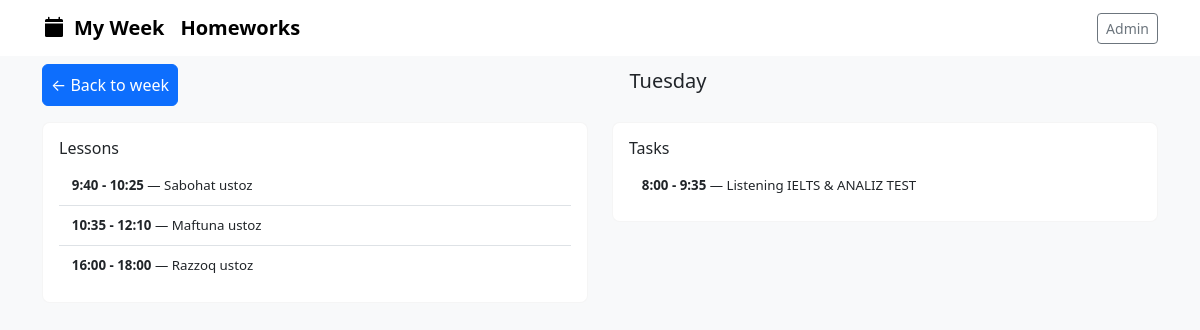
The page /day/1/ on the database its author committed.
### schedule/models.py (models this page shows, shortened)
class Lesson(models.Model):
    day = models.IntegerField(choices=DAY_CHOICES)
    title = models.CharField(max_length=200)
    start_time = models.CharField(max_length=32, blank=True)
    end_time = models.CharField(max_length=32, blank=True)
    description = models.TextField(blank=True)
    created_at = models.DateTimeField(auto_now_add=True)
    class Meta:
        ordering = ['day', 'start_time']

class Task(models.Model):
    day = models.IntegerField(choices=DAY_CHOICES)
    title = models.CharField(max_length=200)
    description = models.TextField(blank=True)
    start_time = models.CharField(max_length=32, blank=True)
    end_time = models.CharField(max_length=32, blank=True)
    class Meta:
        ordering = ['day', 'start_time']

### schedule/views.py (the view)
# urls.py: path('day/<int:day>/', views.day_detail, name='day'),
def day_detail(request, day):
    day = int(day)
    name = DAY_NAMES[day]
    lessons = (
        Lesson.objects
        .filter(day=day)
        .annotate(start_time_cast=Cast('start_time', TimeField()))
        .order_by('start_time_cast')
    )
    tasks = (
        Task.objects
        .filter(day=day)
        .annotate(start_time_cast=Cast('start_time', TimeField()))
        .order_by('start_time_cast')
    )
    return render(request, 'schedule/day_detail.html', {
        'day_index': day,
        'day_name': name,
        'lessons': lessons,
        'tasks': tasks,
    })

### schedule/templates/schedule/day_detail.html (shortened to what this page needs)
{% extends 'schedule/base.html' %}
{% block content %}
  <div class="d-flex justify-content-between align-items-center mb-3">
    <a href="{% url 'schedule:index' %}" class="btn btn-primary mt-2 p-2">← Back to week</a>
    <h1 class="h5 mb-0">{{ day_name }}</h1>
  </div>
  <div class="row gy-3">
    <div class="col-12 col-lg-6">
      <div class="card">
        <div class="card-body">
          <h3 class="h6">Lessons</h3>
          {% if lessons.count %}
            <ul class="list-group list-group-flush">
              {% for lesson in lessons %}
                <li class="list-group-item d-flex justify-content-between align-items-center">
                  <div class="small"><strong>{{ lesson.start_time }} - {{ lesson.end_time }}</strong> — {{ lesson.title }}</div>                </li>
              {% endfor %}
            </ul>
          {% else %}
            <p class="text-muted">No lessons for this day.</p>
          {% endif %}
        </div>
      </div>
    </div>
    <div class="col-12 col-lg-6">
      <div class="card">
        <div class="card-body">
          <h3 class="h6">Tasks</h3>
          {% if tasks.count %}
            <ul class="list-group list-group-flush">
            {% for task in tasks %}
              <li class="list-group-item d-flex justify-content-between align-items-center">
                <div class="small">
                  <strong>
                    {% if task.start_time %}{{ task.start_time }}{% endif %}{% if task.end_time %} - {{ task.end_time }}{% endif %}
                  </strong>
                   — {{ task.title }}
                </div>
              </li>
            {% endfor %}
            </ul>
          {% else %}
            <p class="text-muted">No tasks for this day.</p>
          {% endif %}
        </div>
      </div>
    </div>
  </div>
{% endblock %}

### schedule/templates/schedule/base.html (style rules this page uses)
:root { --card-radius:12px }
body { font-size:0.95rem }
.card { border-radius:8px;border:1px solid rgba(0,0,0,0.04) }
.list-group-item { padding:.6rem .8rem }

### rows shown on the page
Lesson: start_time "9:40", end_time "10:25", title "Sabohat ustoz"
Lesson: start_time "10:35", end_time "12:10", title "Maftuna ustoz"
Lesson: start_time "16:00", end_time "18:00", title "Razzoq ustoz"
Task: start_time "8:00", end_time "9:35", title "Listening IELTS & ANALIZ TEST"

### other values the page prints
{{ day_name }} "Tuesday"
